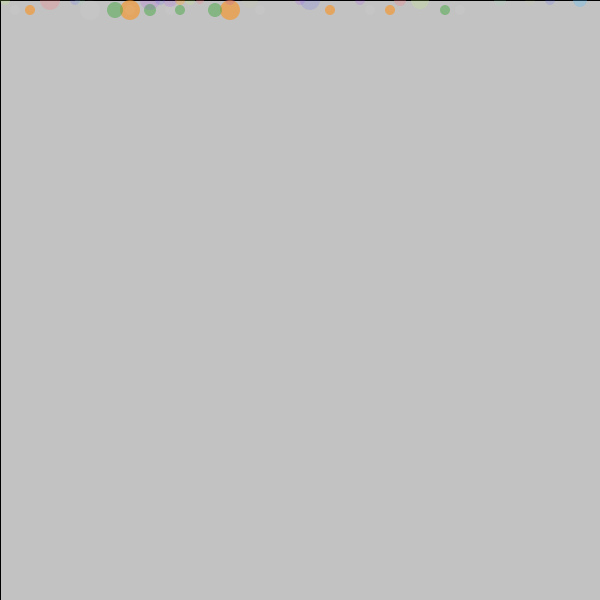
Frame 1 (no input)
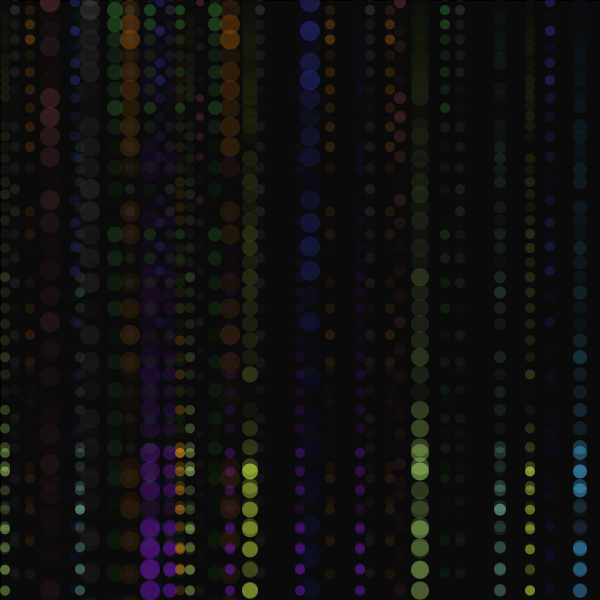
Frame 60 (the mouse pressed at the canvas centre just before this capture)
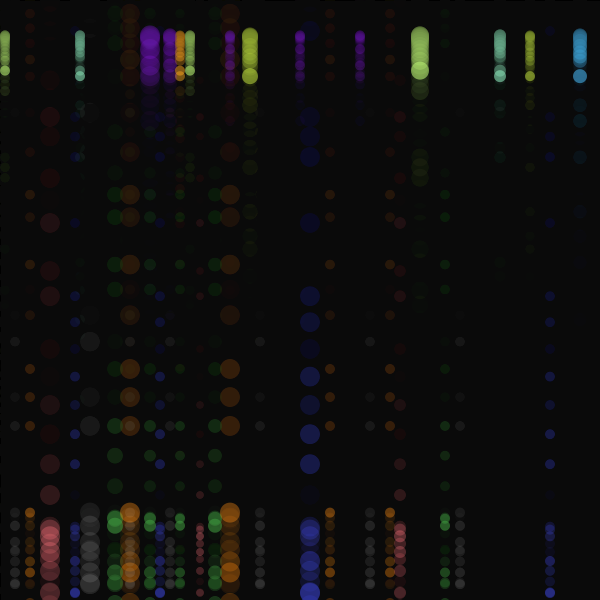
Frame 120 (the mouse held since frame 60 and released just before this capture)

The Processing sketch that drew these frames (run headless with seeded random() and noise(); from frame 60 on, the mouse is pressed at the canvas centre):

// Processing sketch: processing_173630
// ── processing_173630.pde


float a= 400; //ubicacion
float b=0; 
float velocidad= 10; //velocidad de los de abajo
float gravedad= 0.50; //gravedad (o aceleracion) 
float velocidath= 10; 
float gravedath= 0.30; 
float d=0; 
float velocidaw= 2; //arriba
float gravedaw= 0.40;  

void setup(){
  size(600,600);
  smooth();
  ellipseMode(RADIUS);
}
void draw(){
  frameRate(40);
  fill(0,12);
  rectMode(CORNER);
  rect(0,0,width,height);
  
    noStroke();
    fill(#FF747D,random(100));
  ellipse(a,b,6,6);
  ellipse (a/2,b,4,4);
  ellipse (50,b,10,10);
  fill(#4852FF,random(150));
  ellipse(550,b,5,5);
  ellipse(75,b,5,5);
  ellipse(310,b,10,10);
  ellipse(160,b,5,5);
  b = b + velocidad; //agrega velocidad a ubicacion
  velocidad= velocidad + gravedad; //agrega gravedad a velocidad
  if(b>height){
    velocidad=velocidad*-0.95; //multiplicar por 0.95 reduce la velocidad
  }
     fill(#FF8D12,random(150));
  ellipse(1000,b,10,10);
  ellipse(30,b,5,5);
  ellipse(130,b,10,10);
  ellipse(330,b,5,5);
  ellipse(390,b,5,5);
  ellipse(230,b,10,10);
  fill(#FFFFFF,random(50));
  ellipse(370,b,5,5);
  ellipse(460,b,5,5);
  ellipse(15,b,5,5);
  ellipse(90,b,10,10);
  ellipse(130,b,5,5);
  ellipse(170,b,5,5);
  ellipse(260,b,5,5);
  fill(#45A744,random(150));
  ellipse(445,b,5,5);
  ellipse(115,b,8,8);
  ellipse(150,b,6,6);
  ellipse(180,b,5,5);
  ellipse(215,b,7,7);
  b=b+velocidath;
  velocidath=velocidath+gravedath;
  if(b>height){
    velocidath=velocidath*-0.95;
  }
  
  fill(#C4FF79,random(150));
  ellipse(420,d,9,9);
  ellipse(5,d,5,5);
  ellipse(190,d,5,5);
  fill(#4BC1FF,random(150));
  ellipse(580,d,7,7);
  fill(#FFA61F,random(150));
  ellipse(180,d,5,5);
  fill(#991FFF,random(100));
  ellipse(170,d,7,7);
  ellipse(150,d,10,10);
  ellipse(360,d,5,5);
  ellipse(300,d,5,5);
  ellipse(230,d,5,5);
  fill(#DAFF48,random(150));
  ellipse(250,d,8,8);
  ellipse(530,d,5,5);
  fill(#8EEABD,random(150));
  ellipse(80,d,5,5);
  ellipse(500,d,6,6);
   d=d+velocidaw;
  velocidaw=velocidaw+gravedaw;
  
  if(d>height){
    velocidaw=velocidaw*-0.95;
  }
}
